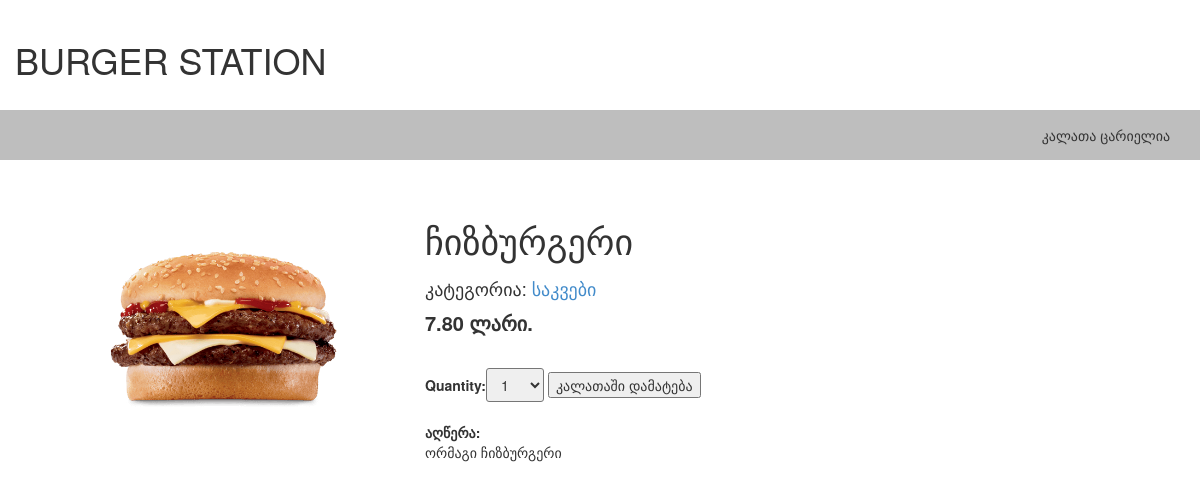
/shop/2/cheese/, run on the app's committed database.
### shop/models.py (models this page shows, shortened)
class Product(models.Model):
    category = models.ForeignKey(Category, related_name='products',
                                 verbose_name=' კატეგორია',on_delete=models.CASCADE)
    name = models.CharField(max_length=200, db_index=True, verbose_name=' დასახელება')
    slug = models.SlugField(max_length=200, db_index=True,allow_unicode=True)
    image = models.ImageField(upload_to='products/%Y%m%d', blank=True,
                              verbose_name=' პროდუქტის გამოსახულება')
    description = models.CharField(max_length=200, verbose_name=' პროდუქტის აღწერა')
    price = models.DecimalField(max_digits=10, decimal_places=2, verbose_name=' ფასი')
    stock = models.PositiveIntegerField(verbose_name=' საწყობშია')
    available = models.BooleanField(default=True, verbose_name=' ხელმისაწვდომია')
    created = models.DateTimeField(auto_now_add=True)
    updated = models.DateTimeField(auto_now=True)
    class Meta:
        verbose_name_plural = ' პროდუქტები'
        ordering = ['name']
        index_together = [
            ['id', 'slug']
]

class Category(models.Model):
    name = models.CharField(max_length=200, db_index=True)
    slug = models.SlugField(max_length=200, db_index=True, unique=True)
    def get_absolute_url(self):
        return reverse('shop:ProductListByCategory', args=[self.slug])
    class Meta:
        ordering = ['name']
        verbose_name_plural = ' კატეგორიები'
        verbose_name = ' კატეგორია'
    def __str__(self):
        return self.name

### shop/views.py (the view)
# urls.py: url(r'^(?P<id>\d+)/(?P<slug>[-\w]+)/$', views.ProductDetail, name='ProductDetail'),
def ProductDetail(request, id, slug):
    product = get_object_or_404(Product, id=id, slug=slug, available=True)
    cart_product_form = CartAddProductForm()
    return render_to_response('shop/product/detail.html',
                             {'product': product,
                              'cart_product_form': cart_product_form})

### cart/forms.py
class CartAddProductForm(forms.Form):
    quantity = forms.TypedChoiceField(choices=PRODUCT_QUANTITY_CHOICES, coerce=int)
    update = forms.BooleanField(required=False, initial=False, widget=forms.HiddenInput)

### shop/templates/shop/product/detail.html (shortened to what this page needs)
{% extends "shop/base.html" %}
{% load static %}
{% block content %}
  <div class="product-detail">
    <div class="col-sm-4">
      <img src="{% if product.image %}{{ product.image.url }}{% else %}{% static "img/no-image.jpg"%}{% endif %}" class="img-responsive">
    </div>
    <div class="col-sm-8">
      <h1>{{ product.name }}</h1>
      <h2>კატეგორია:<a href="{{ product.category.get_absolute_url }}"> {{ product.category }}</a></h2>
<p class="price">{{ product.price }} ლარი.</p>
<br>
<form action="{% url "cart:CartAdd" product.id %}" method="post">
    {{ cart_product_form }}
    <input type="submit" value="კალათაში დამატება">
</form>
      <span>
          <br>
        <strong>აღწერა:</strong> {{ product.description | linebreaks}}
      </span>
    </div>
  </div>
{% endblock %}

### shop/static/css/style.css (style rules this page uses)
.product-detail { margin-top: 40px; }
.price { font-weight: 600; font-size: 20px; }
.product-detail h2 { font-size: 18px; }
#id_quantity { padding: 5px 10px; border-radius: 3px; }

### data on the page
Product: image (picture), name "ჩიზბურგერი", category "საკვები", price "7.80", description "ორმაგი ჩიზბურგერი"
